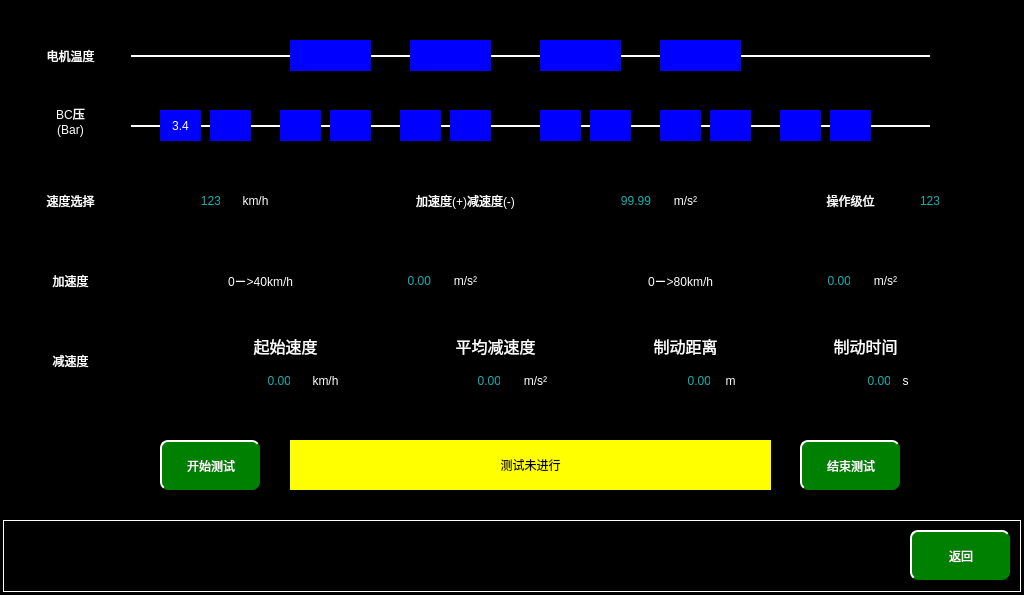
<?xml version="1.0" encoding="UTF-8"?>
<ui version="4.0">
 <class>MaintainceTestPage</class>
 <widget class="QWidget" name="MaintainceTestPage">
  <property name="geometry">
   <rect>
    <x>0</x>
    <y>0</y>
    <width>1024</width>
    <height>595</height>
   </rect>
  </property>
  <property name="windowTitle">
   <string>Form</string>
  </property>
  <property name="styleSheet">
   <string notr="true">QWidget
{
	background-color:black;
}
QLabel
{
font:24px  &quot;微软雅黑&quot;;
color:rgb(23,176,176);
color:white;
background-color:blue;
}
QPushButton
{
	border-radius:8px;
font: 20px, &quot;微软雅黑&quot;;color: white;background-color: rgb(0, 128, 128);border-top: 2px solid white;border-left: 2px solid white;
}</string>
  </property>
  <widget class="QLabel" name="label">
   <property name="geometry">
    <rect>
     <x>3</x>
     <y>520</y>
     <width>1018</width>
     <height>72</height>
    </rect>
   </property>
   <property name="styleSheet">
    <string notr="true">
background-color: rgb(0, 0, 0);

	border:1px solid white;
</string>
   </property>
   <property name="text">
    <string/>
   </property>
  </widget>
  <widget class="QPushButton" name="returnBtn">
   <property name="geometry">
    <rect>
     <x>910</x>
     <y>530</y>
     <width>100</width>
     <height>50</height>
    </rect>
   </property>
   <property name="focusPolicy">
    <enum>Qt::NoFocus</enum>
   </property>
   <property name="styleSheet">
    <string notr="true">QPushButton
{
	font: 20px, &quot;微软雅黑&quot;;
    color: white;
	background-color: rgb(0, 128, 0);
    border-top: 2px solid white;
	border-left: 2px solid white;

}</string>
   </property>
   <property name="text">
    <string>返回</string>
   </property>
  </widget>
  <widget class="QLabel" name="MTempM2lbl">
   <property name="geometry">
    <rect>
     <x>540</x>
     <y>40</y>
     <width>81</width>
     <height>31</height>
    </rect>
   </property>
   <property name="text">
    <string/>
   </property>
   <property name="alignment">
    <set>Qt::AlignCenter</set>
   </property>
  </widget>
  <widget class="QLabel" name="MTempM1lbl">
   <property name="geometry">
    <rect>
     <x>410</x>
     <y>40</y>
     <width>81</width>
     <height>31</height>
    </rect>
   </property>
   <property name="text">
    <string/>
   </property>
   <property name="alignment">
    <set>Qt::AlignCenter</set>
   </property>
  </widget>
  <widget class="QLabel" name="MTempMP1lbl">
   <property name="geometry">
    <rect>
     <x>290</x>
     <y>40</y>
     <width>81</width>
     <height>31</height>
    </rect>
   </property>
   <property name="text">
    <string/>
   </property>
   <property name="alignment">
    <set>Qt::AlignCenter</set>
   </property>
  </widget>
  <widget class="QLabel" name="MTempMP2lbl">
   <property name="geometry">
    <rect>
     <x>660</x>
     <y>40</y>
     <width>81</width>
     <height>31</height>
    </rect>
   </property>
   <property name="text">
    <string/>
   </property>
   <property name="alignment">
    <set>Qt::AlignCenter</set>
   </property>
  </widget>
  <widget class="QLabel" name="lbl1_9">
   <property name="geometry">
    <rect>
     <x>130</x>
     <y>55</y>
     <width>800</width>
     <height>2</height>
    </rect>
   </property>
   <property name="styleSheet">
    <string notr="true">background-color:white;</string>
   </property>
   <property name="text">
    <string/>
   </property>
   <property name="alignment">
    <set>Qt::AlignCenter</set>
   </property>
  </widget>
  <widget class="QLabel" name="lbl1">
   <property name="geometry">
    <rect>
     <x>10</x>
     <y>40</y>
     <width>121</width>
     <height>31</height>
    </rect>
   </property>
   <property name="styleSheet">
    <string notr="true">background-color:black;</string>
   </property>
   <property name="text">
    <string>电机温度</string>
   </property>
   <property name="alignment">
    <set>Qt::AlignCenter</set>
   </property>
  </widget>
  <widget class="QLabel" name="lbl1_2">
   <property name="geometry">
    <rect>
     <x>10</x>
     <y>85</y>
     <width>121</width>
     <height>71</height>
    </rect>
   </property>
   <property name="styleSheet">
    <string notr="true">background-color:black;</string>
   </property>
   <property name="text">
    <string>BC压
(Bar)</string>
   </property>
   <property name="alignment">
    <set>Qt::AlignCenter</set>
   </property>
  </widget>
  <widget class="QLabel" name="BCPTC11lbl">
   <property name="geometry">
    <rect>
     <x>160</x>
     <y>110</y>
     <width>41</width>
     <height>31</height>
    </rect>
   </property>
   <property name="text">
    <string>3.4</string>
   </property>
   <property name="alignment">
    <set>Qt::AlignCenter</set>
   </property>
  </widget>
  <widget class="QLabel" name="lbl1_10">
   <property name="geometry">
    <rect>
     <x>130</x>
     <y>125</y>
     <width>800</width>
     <height>2</height>
    </rect>
   </property>
   <property name="styleSheet">
    <string notr="true">background-color:white;</string>
   </property>
   <property name="text">
    <string/>
   </property>
   <property name="alignment">
    <set>Qt::AlignCenter</set>
   </property>
  </widget>
  <widget class="QLabel" name="BCPTC12lbl">
   <property name="geometry">
    <rect>
     <x>210</x>
     <y>110</y>
     <width>41</width>
     <height>31</height>
    </rect>
   </property>
   <property name="text">
    <string/>
   </property>
   <property name="alignment">
    <set>Qt::AlignCenter</set>
   </property>
  </widget>
  <widget class="QLabel" name="BCPMP12lbl">
   <property name="geometry">
    <rect>
     <x>330</x>
     <y>110</y>
     <width>41</width>
     <height>31</height>
    </rect>
   </property>
   <property name="text">
    <string/>
   </property>
   <property name="alignment">
    <set>Qt::AlignCenter</set>
   </property>
  </widget>
  <widget class="QLabel" name="BCPMP11lbl">
   <property name="geometry">
    <rect>
     <x>280</x>
     <y>110</y>
     <width>41</width>
     <height>31</height>
    </rect>
   </property>
   <property name="text">
    <string/>
   </property>
   <property name="alignment">
    <set>Qt::AlignCenter</set>
   </property>
  </widget>
  <widget class="QLabel" name="BCPM12lbl">
   <property name="geometry">
    <rect>
     <x>450</x>
     <y>110</y>
     <width>41</width>
     <height>31</height>
    </rect>
   </property>
   <property name="text">
    <string/>
   </property>
   <property name="alignment">
    <set>Qt::AlignCenter</set>
   </property>
  </widget>
  <widget class="QLabel" name="BCPM11lbl">
   <property name="geometry">
    <rect>
     <x>400</x>
     <y>110</y>
     <width>41</width>
     <height>31</height>
    </rect>
   </property>
   <property name="text">
    <string/>
   </property>
   <property name="alignment">
    <set>Qt::AlignCenter</set>
   </property>
  </widget>
  <widget class="QLabel" name="BCPM21lbl">
   <property name="geometry">
    <rect>
     <x>590</x>
     <y>110</y>
     <width>41</width>
     <height>31</height>
    </rect>
   </property>
   <property name="text">
    <string/>
   </property>
   <property name="alignment">
    <set>Qt::AlignCenter</set>
   </property>
  </widget>
  <widget class="QLabel" name="BCPM22lbl">
   <property name="geometry">
    <rect>
     <x>540</x>
     <y>110</y>
     <width>41</width>
     <height>31</height>
    </rect>
   </property>
   <property name="text">
    <string/>
   </property>
   <property name="alignment">
    <set>Qt::AlignCenter</set>
   </property>
  </widget>
  <widget class="QLabel" name="BCPMP21lbl">
   <property name="geometry">
    <rect>
     <x>710</x>
     <y>110</y>
     <width>41</width>
     <height>31</height>
    </rect>
   </property>
   <property name="text">
    <string/>
   </property>
   <property name="alignment">
    <set>Qt::AlignCenter</set>
   </property>
  </widget>
  <widget class="QLabel" name="BCPMP22lbl">
   <property name="geometry">
    <rect>
     <x>660</x>
     <y>110</y>
     <width>41</width>
     <height>31</height>
    </rect>
   </property>
   <property name="text">
    <string/>
   </property>
   <property name="alignment">
    <set>Qt::AlignCenter</set>
   </property>
  </widget>
  <widget class="QLabel" name="BCPTC21lbl">
   <property name="geometry">
    <rect>
     <x>830</x>
     <y>110</y>
     <width>41</width>
     <height>31</height>
    </rect>
   </property>
   <property name="text">
    <string/>
   </property>
   <property name="alignment">
    <set>Qt::AlignCenter</set>
   </property>
  </widget>
  <widget class="QLabel" name="BCPTC22lbl">
   <property name="geometry">
    <rect>
     <x>780</x>
     <y>110</y>
     <width>41</width>
     <height>31</height>
    </rect>
   </property>
   <property name="text">
    <string/>
   </property>
   <property name="alignment">
    <set>Qt::AlignCenter</set>
   </property>
  </widget>
  <widget class="QLabel" name="lbl1_3">
   <property name="geometry">
    <rect>
     <x>10</x>
     <y>170</y>
     <width>121</width>
     <height>61</height>
    </rect>
   </property>
   <property name="styleSheet">
    <string notr="true">background-color:black;</string>
   </property>
   <property name="text">
    <string>速度选择</string>
   </property>
   <property name="alignment">
    <set>Qt::AlignCenter</set>
   </property>
  </widget>
  <widget class="QLabel" name="Speedlbl">
   <property name="geometry">
    <rect>
     <x>140</x>
     <y>180</y>
     <width>81</width>
     <height>41</height>
    </rect>
   </property>
   <property name="styleSheet">
    <string notr="true">font:24px  &quot;微软雅黑&quot;;
color:rgb(23,176,176);
background-color:black;</string>
   </property>
   <property name="text">
    <string>123</string>
   </property>
   <property name="alignment">
    <set>Qt::AlignRight|Qt::AlignTrailing|Qt::AlignVCenter</set>
   </property>
  </widget>
  <widget class="QLabel" name="lbl1_4">
   <property name="geometry">
    <rect>
     <x>220</x>
     <y>190</y>
     <width>71</width>
     <height>21</height>
    </rect>
   </property>
   <property name="styleSheet">
    <string notr="true">background-color:black;</string>
   </property>
   <property name="text">
    <string>km/h</string>
   </property>
   <property name="alignment">
    <set>Qt::AlignCenter</set>
   </property>
  </widget>
  <widget class="QLabel" name="lbl1_5">
   <property name="geometry">
    <rect>
     <x>360</x>
     <y>170</y>
     <width>211</width>
     <height>61</height>
    </rect>
   </property>
   <property name="styleSheet">
    <string notr="true">background-color:black;</string>
   </property>
   <property name="text">
    <string>加速度(+)减速度(-)</string>
   </property>
   <property name="alignment">
    <set>Qt::AlignCenter</set>
   </property>
  </widget>
  <widget class="QLabel" name="lbl1_6">
   <property name="geometry">
    <rect>
     <x>650</x>
     <y>190</y>
     <width>71</width>
     <height>21</height>
    </rect>
   </property>
   <property name="styleSheet">
    <string notr="true">background-color:black;</string>
   </property>
   <property name="text">
    <string>m/s²</string>
   </property>
   <property name="alignment">
    <set>Qt::AlignCenter</set>
   </property>
  </widget>
  <widget class="QLabel" name="ASpeedlbl">
   <property name="geometry">
    <rect>
     <x>570</x>
     <y>180</y>
     <width>81</width>
     <height>41</height>
    </rect>
   </property>
   <property name="styleSheet">
    <string notr="true">font:24px  &quot;微软雅黑&quot;;
color:rgb(23,176,176);
background-color:black;</string>
   </property>
   <property name="text">
    <string>99.99</string>
   </property>
   <property name="alignment">
    <set>Qt::AlignRight|Qt::AlignTrailing|Qt::AlignVCenter</set>
   </property>
  </widget>
  <widget class="QLabel" name="lbl1_7">
   <property name="geometry">
    <rect>
     <x>790</x>
     <y>170</y>
     <width>121</width>
     <height>61</height>
    </rect>
   </property>
   <property name="styleSheet">
    <string notr="true">background-color:black;</string>
   </property>
   <property name="text">
    <string>操作级位</string>
   </property>
   <property name="alignment">
    <set>Qt::AlignCenter</set>
   </property>
  </widget>
  <widget class="QLabel" name="levellbl">
   <property name="geometry">
    <rect>
     <x>920</x>
     <y>180</y>
     <width>61</width>
     <height>41</height>
    </rect>
   </property>
   <property name="styleSheet">
    <string notr="true">font:24px  &quot;微软雅黑&quot;;
color:rgb(23,176,176);
background-color:black;</string>
   </property>
   <property name="text">
    <string>123</string>
   </property>
   <property name="alignment">
    <set>Qt::AlignLeading|Qt::AlignLeft|Qt::AlignVCenter</set>
   </property>
  </widget>
  <widget class="QLabel" name="lbl1_8">
   <property name="geometry">
    <rect>
     <x>10</x>
     <y>250</y>
     <width>121</width>
     <height>61</height>
    </rect>
   </property>
   <property name="styleSheet">
    <string notr="true">background-color:black;</string>
   </property>
   <property name="text">
    <string>加速度</string>
   </property>
   <property name="alignment">
    <set>Qt::AlignCenter</set>
   </property>
  </widget>
  <widget class="QLabel" name="lbl1_11">
   <property name="geometry">
    <rect>
     <x>10</x>
     <y>330</y>
     <width>121</width>
     <height>61</height>
    </rect>
   </property>
   <property name="styleSheet">
    <string notr="true">background-color:black;</string>
   </property>
   <property name="text">
    <string>减速度</string>
   </property>
   <property name="alignment">
    <set>Qt::AlignCenter</set>
   </property>
  </widget>
  <widget class="QLabel" name="lbl1_12">
   <property name="geometry">
    <rect>
     <x>170</x>
     <y>250</y>
     <width>181</width>
     <height>61</height>
    </rect>
   </property>
   <property name="styleSheet">
    <string notr="true">background-color:black;</string>
   </property>
   <property name="text">
    <string>0－&gt;40km/h</string>
   </property>
   <property name="alignment">
    <set>Qt::AlignCenter</set>
   </property>
  </widget>
  <widget class="QLabel" name="lbl1_13">
   <property name="geometry">
    <rect>
     <x>430</x>
     <y>270</y>
     <width>71</width>
     <height>21</height>
    </rect>
   </property>
   <property name="styleSheet">
    <string notr="true">background-color:black;</string>
   </property>
   <property name="text">
    <string>m/s²</string>
   </property>
   <property name="alignment">
    <set>Qt::AlignCenter</set>
   </property>
  </widget>
  <widget class="QLabel" name="A40Speedlbl">
   <property name="geometry">
    <rect>
     <x>350</x>
     <y>260</y>
     <width>81</width>
     <height>41</height>
    </rect>
   </property>
   <property name="styleSheet">
    <string notr="true">font:24px  &quot;微软雅黑&quot;;
color:rgb(23,176,176);
background-color:black;</string>
   </property>
   <property name="text">
    <string>0.00</string>
   </property>
   <property name="alignment">
    <set>Qt::AlignRight|Qt::AlignTrailing|Qt::AlignVCenter</set>
   </property>
  </widget>
  <widget class="QLabel" name="lbl1_14">
   <property name="geometry">
    <rect>
     <x>590</x>
     <y>250</y>
     <width>181</width>
     <height>61</height>
    </rect>
   </property>
   <property name="styleSheet">
    <string notr="true">background-color:black;</string>
   </property>
   <property name="text">
    <string>0－&gt;80km/h</string>
   </property>
   <property name="alignment">
    <set>Qt::AlignCenter</set>
   </property>
  </widget>
  <widget class="QLabel" name="A80Speedlbl">
   <property name="geometry">
    <rect>
     <x>770</x>
     <y>260</y>
     <width>81</width>
     <height>41</height>
    </rect>
   </property>
   <property name="styleSheet">
    <string notr="true">font:24px  &quot;微软雅黑&quot;;
color:rgb(23,176,176);
background-color:black;</string>
   </property>
   <property name="text">
    <string>0.00</string>
   </property>
   <property name="alignment">
    <set>Qt::AlignRight|Qt::AlignTrailing|Qt::AlignVCenter</set>
   </property>
  </widget>
  <widget class="QLabel" name="lbl1_15">
   <property name="geometry">
    <rect>
     <x>850</x>
     <y>270</y>
     <width>71</width>
     <height>21</height>
    </rect>
   </property>
   <property name="styleSheet">
    <string notr="true">background-color:black;</string>
   </property>
   <property name="text">
    <string>m/s²</string>
   </property>
   <property name="alignment">
    <set>Qt::AlignCenter</set>
   </property>
  </widget>
  <widget class="QLabel" name="InitSpeedlbl">
   <property name="geometry">
    <rect>
     <x>210</x>
     <y>360</y>
     <width>81</width>
     <height>41</height>
    </rect>
   </property>
   <property name="styleSheet">
    <string notr="true">font:24px  &quot;微软雅黑&quot;;
color:rgb(23,176,176);
background-color:black;</string>
   </property>
   <property name="text">
    <string>0.00</string>
   </property>
   <property name="alignment">
    <set>Qt::AlignRight|Qt::AlignTrailing|Qt::AlignVCenter</set>
   </property>
  </widget>
  <widget class="QLabel" name="lbl1_16">
   <property name="geometry">
    <rect>
     <x>290</x>
     <y>370</y>
     <width>71</width>
     <height>21</height>
    </rect>
   </property>
   <property name="styleSheet">
    <string notr="true">background-color:black;</string>
   </property>
   <property name="text">
    <string>km/h</string>
   </property>
   <property name="alignment">
    <set>Qt::AlignCenter</set>
   </property>
  </widget>
  <widget class="QLabel" name="AveSpeedlbl">
   <property name="geometry">
    <rect>
     <x>420</x>
     <y>360</y>
     <width>81</width>
     <height>41</height>
    </rect>
   </property>
   <property name="styleSheet">
    <string notr="true">font:24px  &quot;微软雅黑&quot;;
color:rgb(23,176,176);
background-color:black;</string>
   </property>
   <property name="text">
    <string>0.00</string>
   </property>
   <property name="alignment">
    <set>Qt::AlignRight|Qt::AlignTrailing|Qt::AlignVCenter</set>
   </property>
  </widget>
  <widget class="QLabel" name="lbl1_17">
   <property name="geometry">
    <rect>
     <x>500</x>
     <y>370</y>
     <width>71</width>
     <height>21</height>
    </rect>
   </property>
   <property name="styleSheet">
    <string notr="true">background-color:black;</string>
   </property>
   <property name="text">
    <string>m/s²</string>
   </property>
   <property name="alignment">
    <set>Qt::AlignCenter</set>
   </property>
  </widget>
  <widget class="QLabel" name="BrakeDistancelbl">
   <property name="geometry">
    <rect>
     <x>630</x>
     <y>360</y>
     <width>81</width>
     <height>41</height>
    </rect>
   </property>
   <property name="styleSheet">
    <string notr="true">font:24px  &quot;微软雅黑&quot;;
color:rgb(23,176,176);
background-color:black;</string>
   </property>
   <property name="text">
    <string>0.00</string>
   </property>
   <property name="alignment">
    <set>Qt::AlignRight|Qt::AlignTrailing|Qt::AlignVCenter</set>
   </property>
  </widget>
  <widget class="QLabel" name="lbl1_18">
   <property name="geometry">
    <rect>
     <x>710</x>
     <y>370</y>
     <width>41</width>
     <height>21</height>
    </rect>
   </property>
   <property name="styleSheet">
    <string notr="true">background-color:black;</string>
   </property>
   <property name="text">
    <string>m</string>
   </property>
   <property name="alignment">
    <set>Qt::AlignCenter</set>
   </property>
  </widget>
  <widget class="QLabel" name="Braketimelbl">
   <property name="geometry">
    <rect>
     <x>810</x>
     <y>360</y>
     <width>81</width>
     <height>41</height>
    </rect>
   </property>
   <property name="styleSheet">
    <string notr="true">font:24px  &quot;微软雅黑&quot;;
color:rgb(23,176,176);
background-color:black;</string>
   </property>
   <property name="text">
    <string>0.00</string>
   </property>
   <property name="alignment">
    <set>Qt::AlignRight|Qt::AlignTrailing|Qt::AlignVCenter</set>
   </property>
  </widget>
  <widget class="QLabel" name="lbl1_19">
   <property name="geometry">
    <rect>
     <x>890</x>
     <y>370</y>
     <width>31</width>
     <height>21</height>
    </rect>
   </property>
   <property name="styleSheet">
    <string notr="true">background-color:black;</string>
   </property>
   <property name="text">
    <string>s</string>
   </property>
   <property name="alignment">
    <set>Qt::AlignCenter</set>
   </property>
  </widget>
  <widget class="QLabel" name="lbl1_20">
   <property name="geometry">
    <rect>
     <x>240</x>
     <y>330</y>
     <width>91</width>
     <height>31</height>
    </rect>
   </property>
   <property name="styleSheet">
    <string notr="true">background-color:black;
font:16px;</string>
   </property>
   <property name="text">
    <string>起始速度</string>
   </property>
   <property name="alignment">
    <set>Qt::AlignCenter</set>
   </property>
  </widget>
  <widget class="QLabel" name="lbl1_21">
   <property name="geometry">
    <rect>
     <x>450</x>
     <y>330</y>
     <width>91</width>
     <height>31</height>
    </rect>
   </property>
   <property name="styleSheet">
    <string notr="true">background-color:black;
font:16px;</string>
   </property>
   <property name="text">
    <string>平均减速度</string>
   </property>
   <property name="alignment">
    <set>Qt::AlignCenter</set>
   </property>
  </widget>
  <widget class="QLabel" name="lbl1_22">
   <property name="geometry">
    <rect>
     <x>640</x>
     <y>330</y>
     <width>91</width>
     <height>31</height>
    </rect>
   </property>
   <property name="styleSheet">
    <string notr="true">background-color:black;
font:16px;</string>
   </property>
   <property name="text">
    <string>制动距离</string>
   </property>
   <property name="alignment">
    <set>Qt::AlignCenter</set>
   </property>
  </widget>
  <widget class="QLabel" name="lbl1_23">
   <property name="geometry">
    <rect>
     <x>820</x>
     <y>330</y>
     <width>91</width>
     <height>31</height>
    </rect>
   </property>
   <property name="styleSheet">
    <string notr="true">background-color:black;
font:16px;</string>
   </property>
   <property name="text">
    <string>制动时间</string>
   </property>
   <property name="alignment">
    <set>Qt::AlignCenter</set>
   </property>
  </widget>
  <widget class="QPushButton" name="StartTestBtn">
   <property name="geometry">
    <rect>
     <x>160</x>
     <y>440</y>
     <width>100</width>
     <height>50</height>
    </rect>
   </property>
   <property name="focusPolicy">
    <enum>Qt::NoFocus</enum>
   </property>
   <property name="styleSheet">
    <string notr="true">QPushButton
{
	font: 20px, &quot;微软雅黑&quot;;
    color: white;
	background-color: rgb(0, 128, 0);
    border-top: 2px solid white;
	border-left: 2px solid white;

}</string>
   </property>
   <property name="text">
    <string>开始测试</string>
   </property>
  </widget>
  <widget class="QPushButton" name="StopTestBtn">
   <property name="geometry">
    <rect>
     <x>800</x>
     <y>440</y>
     <width>100</width>
     <height>50</height>
    </rect>
   </property>
   <property name="focusPolicy">
    <enum>Qt::NoFocus</enum>
   </property>
   <property name="styleSheet">
    <string notr="true">QPushButton
{
	font: 20px, &quot;微软雅黑&quot;;
    color: white;
	background-color: rgb(0, 128, 0);
    border-top: 2px solid white;
	border-left: 2px solid white;

}</string>
   </property>
   <property name="text">
    <string>结束测试</string>
   </property>
  </widget>
  <widget class="QLabel" name="Teststatuslbl">
   <property name="geometry">
    <rect>
     <x>290</x>
     <y>440</y>
     <width>481</width>
     <height>50</height>
    </rect>
   </property>
   <property name="styleSheet">
    <string notr="true">background-color:yellow;
color:black;</string>
   </property>
   <property name="text">
    <string>测试未进行</string>
   </property>
   <property name="alignment">
    <set>Qt::AlignCenter</set>
   </property>
  </widget>
  <zorder>label</zorder>
  <zorder>lbl1_9</zorder>
  <zorder>lbl1_10</zorder>
  <zorder>returnBtn</zorder>
  <zorder>MTempM2lbl</zorder>
  <zorder>MTempM1lbl</zorder>
  <zorder>MTempMP1lbl</zorder>
  <zorder>MTempMP2lbl</zorder>
  <zorder>lbl1</zorder>
  <zorder>lbl1_2</zorder>
  <zorder>BCPTC11lbl</zorder>
  <zorder>BCPTC12lbl</zorder>
  <zorder>BCPMP12lbl</zorder>
  <zorder>BCPMP11lbl</zorder>
  <zorder>BCPM12lbl</zorder>
  <zorder>BCPM11lbl</zorder>
  <zorder>BCPM21lbl</zorder>
  <zorder>BCPM22lbl</zorder>
  <zorder>BCPMP21lbl</zorder>
  <zorder>BCPMP22lbl</zorder>
  <zorder>BCPTC21lbl</zorder>
  <zorder>BCPTC22lbl</zorder>
  <zorder>lbl1_3</zorder>
  <zorder>Speedlbl</zorder>
  <zorder>lbl1_4</zorder>
  <zorder>lbl1_5</zorder>
  <zorder>lbl1_6</zorder>
  <zorder>ASpeedlbl</zorder>
  <zorder>lbl1_7</zorder>
  <zorder>levellbl</zorder>
  <zorder>lbl1_8</zorder>
  <zorder>lbl1_11</zorder>
  <zorder>lbl1_12</zorder>
  <zorder>lbl1_13</zorder>
  <zorder>A40Speedlbl</zorder>
  <zorder>lbl1_14</zorder>
  <zorder>A80Speedlbl</zorder>
  <zorder>lbl1_15</zorder>
  <zorder>InitSpeedlbl</zorder>
  <zorder>lbl1_16</zorder>
  <zorder>AveSpeedlbl</zorder>
  <zorder>lbl1_17</zorder>
  <zorder>BrakeDistancelbl</zorder>
  <zorder>lbl1_18</zorder>
  <zorder>Braketimelbl</zorder>
  <zorder>lbl1_19</zorder>
  <zorder>lbl1_20</zorder>
  <zorder>lbl1_21</zorder>
  <zorder>lbl1_22</zorder>
  <zorder>lbl1_23</zorder>
  <zorder>StartTestBtn</zorder>
  <zorder>StopTestBtn</zorder>
  <zorder>Teststatuslbl</zorder>
 </widget>
 <resources/>
 <connections/>
</ui>
